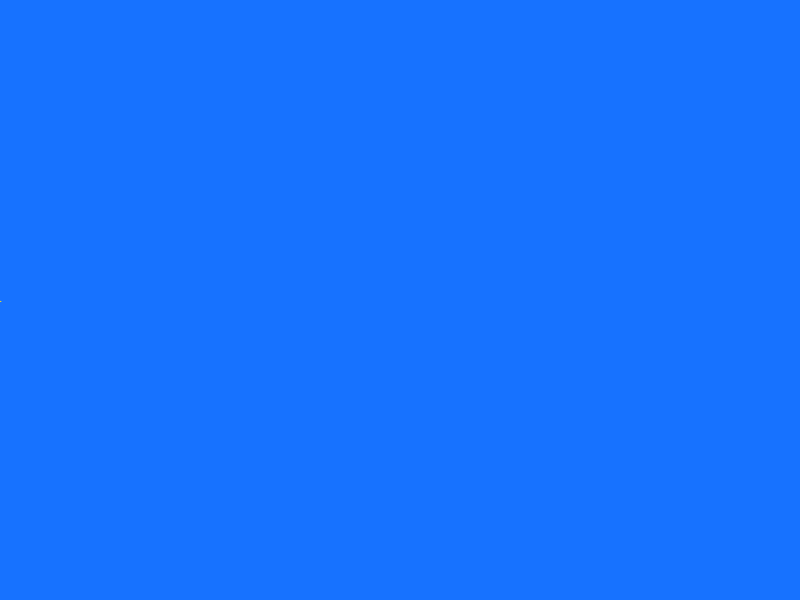
Frame 1 (no input)
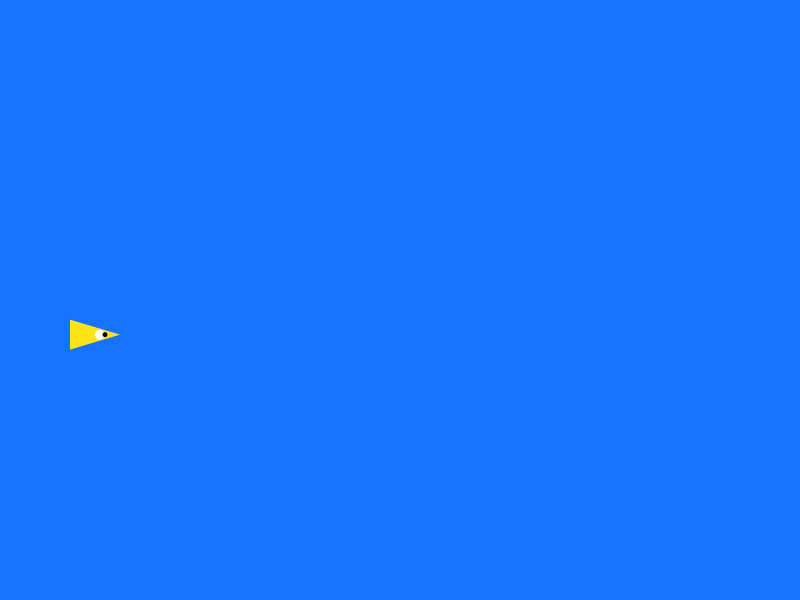
Frame 60 (the mouse pressed at the canvas centre just before this capture)
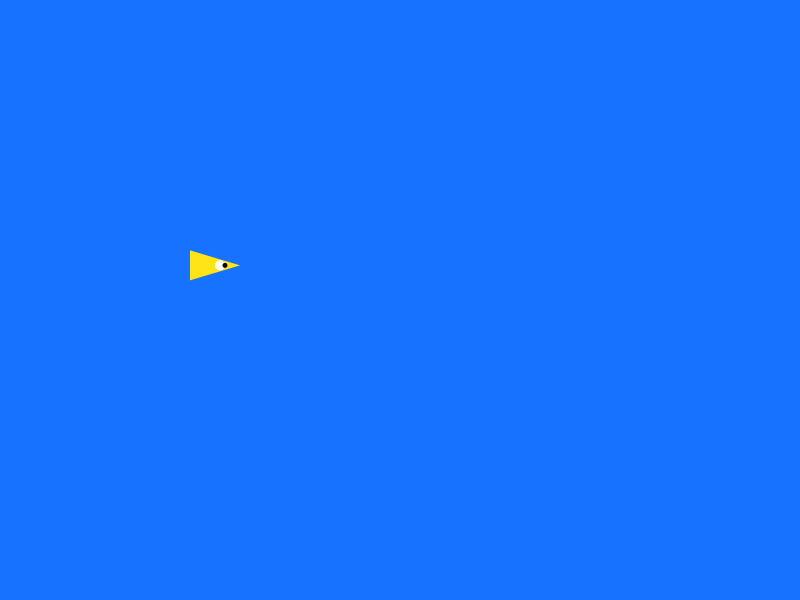
Frame 120 (the mouse held since frame 60 and released just before this capture)

The Processing sketch that drew these frames (run headless with seeded random() and noise(); from frame 60 on, the mouse is pressed at the canvas centre):

// Processing sketch: function_aquarium_2
// ── function_aquarium_2.pde
color waterBlue;
color fishColor;

float fishX = 0;
float fishY = 0;
float fishSpeed = 2;
int dir = 1;
int fishW = 50;
int fishH = 15;

void setup(){
  size(800, 600);

  waterBlue = color(#1772FF);
  fishColor = color(#FFE517);

  background(waterBlue);
  fill(fishColor);
  smooth();
  noStroke();
}

void draw(){
  background(waterBlue);
  moveFish();
  drawFish();
}

// Updates the movement of the fish
void moveFish(){
  // Figure out the new x, y position of the fish.
  fishX += (dir * fishSpeed);
  // If fish hits the edge of the screen, change direction
  if(fishX < 0 || width < fishX){
    dir = -dir;
    fishX += (dir * fishSpeed);
  }
  // Fish will just sort of bob up and down as it moves.
  fishY = height / 2 + sin(radians(frameCount * 2)) * 40;
  
  // Adjust the height positive or negative depending on the direction
  fishW = 50 * dir;
}

// Draw the fish to the screen.
void drawFish(){
  fill(fishColor);
  triangle(fishX, fishY, fishX - fishW, fishY - fishH, fishX - fishW, fishY + fishH);
  fill(255);
  ellipse(fishX - (20 * dir), fishY, 10, 10);  
  fill(0);
  ellipse(fishX - (15 * dir), fishY, 5, 5);
}
